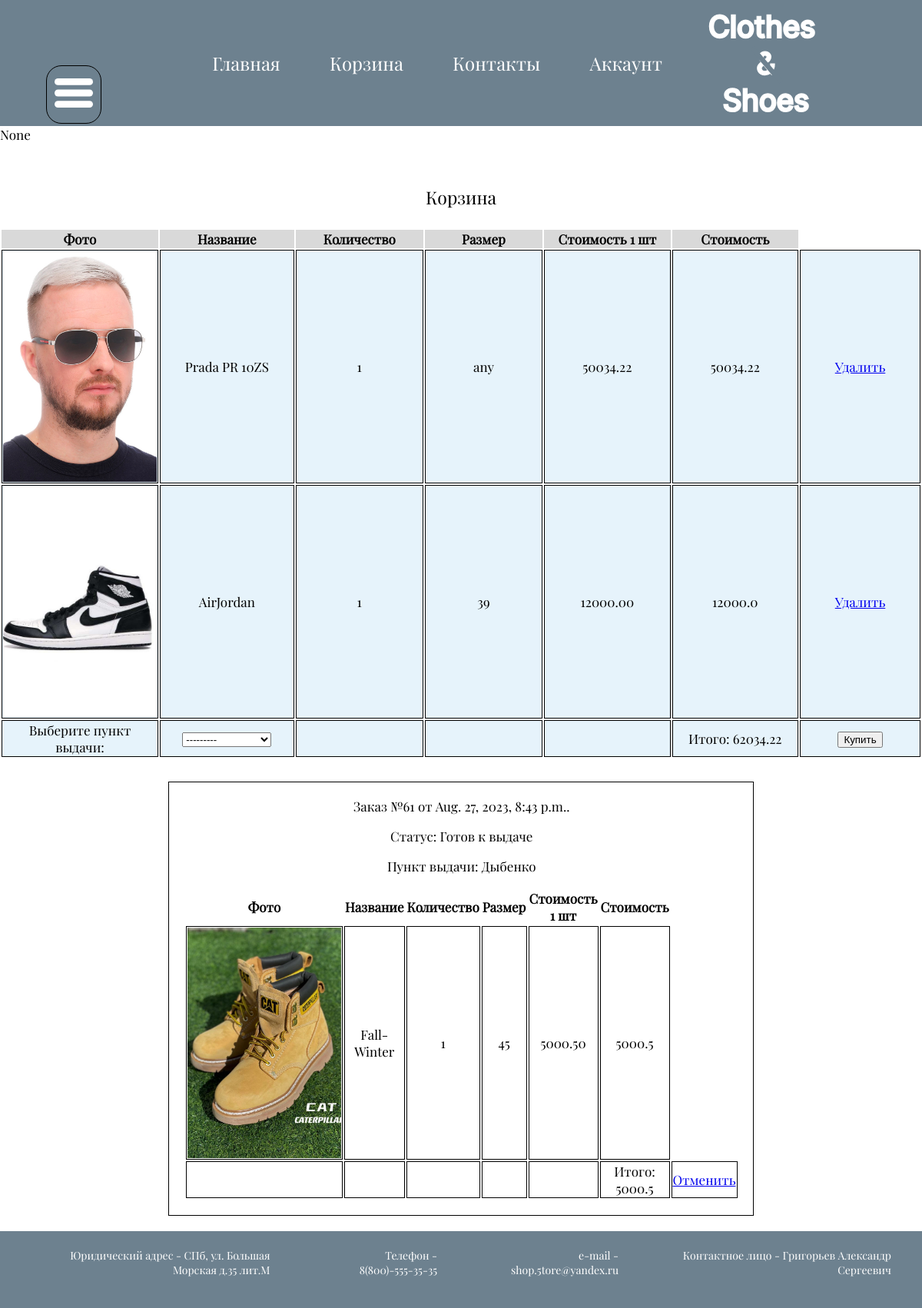
Page /product/basket/ (signed in) on the committed database.
### store/models.py (models this page shows, shortened)
class Product(models.Model):
    name = models.CharField(max_length=15)
    country = models.CharField(max_length=15)
    brand = models.ForeignKey(Brand, on_delete=models.SET_NULL, null=True)
    cost = models.DecimalField(decimal_places=2, max_digits=10)
    sex = models.CharField(max_length=15)
    sub_category = models.ForeignKey(SubCategory, on_delete=models.SET_NULL, null=True)

class ProductInOrder(models.Model):
    product = models.ForeignKey(Product, on_delete=models.CASCADE)
    order = models.ForeignKey(Order, on_delete=models.CASCADE)
    count = models.IntegerField(null=True)
    size = models.CharField(max_length=15)

class Order(models.Model):
    order_point = models.ForeignKey(OrderPoint, on_delete=models.CASCADE)
    user = models.ForeignKey(User, on_delete=models.CASCADE)
    date = models.DateTimeField(null=True)
    status = models.ForeignKey(OrderStatus, on_delete=models.CASCADE)
    is_actual = models.BooleanField()

class OrderStatus(models.Model):
    status = models.CharField(max_length=15)

class OrderPoint(models.Model):
    def __str__(self):
        return self.name
    name = models.CharField(max_length=15)

### store/views.py (the view)
# urls.py: path('product/basket/', views.basket, name='product/basket'),
def basket(request):
    user = request.user
    form = OrderPoints()
    if request.method == 'POST':
        order_point_id = request.POST.get('points')
        msg = buy_basket(user.id, order_point_id)
        basket = get_basket(user.id)
        prods = get_all_prods()
        result_sum = get_sum_cost(basket)
        orders = get_user_orders(user.id)
        return render(request, "basic/basket.html",
                      {'form': form, 'orders': orders, 'user': user, 'prods': prods, 'basket': basket,
                       'total': result_sum, 'msg': msg})
    else:
        basket = get_basket(user.id)
        prods = get_all_prods()
        result_sum = get_sum_cost(basket)
        orders = get_user_orders(user.id)
        msg = request.GET.get('msg')
        return render(request, "basic/basket.html",
                      {'form': form, 'orders': orders, 'user': user, 'prods': prods, 'basket': basket,
                       'total': result_sum, 'msg': msg})

### store/forms.py
class OrderPoints(forms.Form):
    points = forms.ModelChoiceField(queryset=OrderPoint.objects.all(), to_field_name="id")

### store/utils.py (called while the page is built)
def get_order_status(order_id):
    order = Order.objects.get(id=order_id)
    status = OrderStatus.objects.get(id=order.status_id).status
    return status

def get_basket(user_id):
    status = OrderStatus.objects.get_or_create(status='Формируется')[0]
    order = Order.objects.filter(is_actual=True, status_id=status.id, user_id=user_id)
    basket = []
    if order.exists():
        order_id = order[0].id
        pr_in_order = ProductInOrder.objects.filter(order_id=order_id)
        for prod in pr_in_order:
            product = Product.objects.get(id=prod.product_id)
            product_photo = get_product_photo(prod.product_id)
            result_cost = float(product.cost) * int(prod.count)
            result_cost = round(result_cost, 2)
            product_in_basket = [product.name, prod.count, prod.size, product_photo, product.cost, result_cost,
                                 order_id, prod.product_id]
            basket.append(product_in_basket)
    return basket

def get_sum_cost(list):
    res = 0
    for it in list:
        res += it[5]
    return res

def get_product_photo(prod_id):
    prod_photos = ProductPhoto.objects.filter(product_id=prod_id)
    prod_ph_l = []
    for photo in prod_photos:
        p_url = photo.photo.url
        prod_ph_l.append(p_url)
    return prod_ph_l

def get_all_prods():
    prods = Product.objects.all()
    result = []
    for prod in prods:
        try:
            brand = Brand.objects.get(id=prod.brand_id)
        except:
            brand = "None"
        result.append([get_product_photo(prod.id), prod.id, prod.name, brand, prod.cost])
    return result

### store/templates/basic/basket.html (shortened to what this page needs)
{% extends "base.html" %}
{% block content %}
{% if user.is_authenticated %}
<section class="basket_sec">
    {{msg}}
    <table class="basket_table">
        <caption>Корзина
      </caption>
      <thead>
        <tr>
            <th>Фото</th>
            <th>Название</th>
            <th>Количество</th>
            <th>Размер</th>
            <th>Стоимость 1 шт</th>
            <th>Стоимость</th>
        </tr>
      </thead>
        <tbody>
            {% for prod in basket %}
        <tr>
            <td>
                <div class="prod_img" style="background: url({{prod.3.0}})">
            </div>
            </td>
            <td>
                {{prod.0}}
            </td>
            <td>
                {{prod.1}}
            </td>
            <td>
                {{prod.2}}
            </td>
            <td>
                {{prod.4}}
            </td>
            <td>
                {{prod.5}}
            </td>
            <td>
                <a href="delete/?order={{prod.6}}&size={{prod.2}}&id={{prod.7}}">Удалить</a>
            </td>
        </tr>
        {% endfor %}
        <form method="post">
             <tr>
                <td>
                    Выберите пункт выдачи:
                </td>
                <td>
                    {{form.points}}
                </td>
                <td>
                </td>
                <td>
                </td>
                <td>
                </td>
                <td>
                    Итого: {{total}}
                </td>
                 <td>
                    <input type="submit" value="Купить" />
                 </td>
            </tr>
        </form>
        </tbody>
    </table>
{% endif %}
{% for order in orders %}
    <div class="order-div">
            <table class="orders">
        <caption>Заказ №{{order.0}} от {{order.1}}.
        <p>
            Статус: {{order.2}}
        </p>
        <p>
            Пункт выдачи: {{order.3}}
        </p></caption>
         <thead>
        <tr>
            <th>Фото</th>
            <th>Название</th>
            <th>Количество</th>
            <th>Размер</th>
            <th>Стоимость 1 шт</th>
            <th>Стоимость</th>
        </tr>
      </thead>
      {% for prod in order.4 %}
        <tr>
            <td>
                <div class="prod_img" style="background: url({{prod.3.0}})">
            </div>
            </td>
            <td>
                {{prod.0}}
            </td>
            <td>
                {{prod.1}}
            </td>
            <td>
                {{prod.2}}
            </td>
            <td>
                {{prod.4}}
            </td>
            <td>
                {{prod.5}}
            </td>
        </tr>
        {% endfor %}
        <tr>
                <td>
                </td>
                <td>
                </td>
                <td>
                </td>
                <td>
                </td>
                <td>
                </td>
                <td>
                    Итого: {{order.5}}
                </td>
             {% if order.6 %}
                 <td>
                 <a href="cansel/?order={{order.0}}">Отменить</a>
                 </td>
             {% endif %}
            </tr>
    </table>
    </div>
 {% endfor %}
</section>
{% endblock content %}

### store/templates/base.html (shortened to what this page needs)
<!doctype html>
<html lang="en">
<head>
    <link rel="stylesheet" href="/shop/static/css/mainStyle.css">
    <link rel="stylesheet" href="/shop/static/css/base.css">
    <link rel="stylesheet" href="/shop/static/css/basket.css">
    <link rel="stylesheet" href="/shop/static/css/bas.css">
    <link rel="stylesheet" href="/shop/static/css/filter.css">
    <link rel="stylesheet" href="/shop/static/css/product_page.css">
</head>
<body>
   <header>
        <div class="menu-block">
            <div class="menu">
                <div class="menu-icon closed">
                    <svg width="305" height="232" viewBox="0 0 305 232" fill="none" xmlns="http://www.w3.org/2000/svg">
                        <rect width="305" height="54" rx="27" fill="white"/>
                        <rect y="89" width="305" height="54" rx="27" fill="white"/>
                        <rect y="178" width="305" height="54" rx="27" fill="white"/>
                        </svg>
                </div>
            </div>
        </div>
        <ul>
            <li><a href="/">Главная</a></li>
                    {% if user.is_authenticated %}
                    <li><a href="/product/basket/">Корзина</a></li>
                    {% endif %}
            <li><a href="#">Контакты</a></li>
            {% if user.is_authenticated %}
            <li><a href="/me_info">Аккаунт</a></li>
            {% endif %}
        </ul>
    </header>
<main>
    {% block content%}{% endblock content %}
</main>
<footer>
        <div class="info-f">
            <div>
                Юридический адрес - СПб, ул. Большая Морская д.35 лит.М
            </div>
            <div>
                Телефон - 8(800)-555-35-35
            </div>
            <div>
                e-mail - shop.5tore@yandex.ru
            </div>
            <div>
                Контактное лицо - Григорьев Александр Сергеевич
            </div>
        </div>
</footer>
</body>
</html>

### store/static/css/mainStyle.css (style rules this page uses)
body { margin: 0; font-family: 'Regular'; font-size: 17px; }
.prod_img { height: 300px; width: 200px; background-size: cover !important; background-position: center !important; }

### store/static/css/base.css (style rules this page uses)
header { background-color:#6d818f; display: flex; justify-content: flex-end; align-items: center; width: auto; padding: 10px; font-family: 'Regular'; }
.menu-block { position: fixed; display: flex; flex-direction: row; z-index: 3; top: 5%; left: 5%; }
.menu-block svg { fill: #6d818f; height: 70px; }
.menu-icon { background: #6d818f; border-radius: 20px; border: 1px solid black; }
.menu svg { width: 50px; height: 50px; margin: 10px; }
header a { text-decoration: none; color:white; margin-right: 5vw; font-size: 24px; }
header li { list-style: none; display: inline; }
.logo-img { margin-right: 10%; width: 150px; }
.info-f { height: 100px; background: #6d818f; display: flex; flex-direction: row; justify-content:flex-end; align-items: end; }
.info-f div { margin: 40px; color: white; font-size:14px; text-align: end; }
main { min-height: 710px; }
footer { flex: 0 0 auto; }

### store/static/css/basket.css (style rules this page uses)
.basket_table { margin:auto; margin-top: 30px; margin-bottom: 30px; }
.basket_table caption { font-size: 23px; margin: 25px; }
.basket_table td { background: #E6F3FB; border: 1px solid black; width: 200px; text-align: center; }
.basket_table th { background: #D9D9D9; width: 200px; text-align: center; }
.order-div { padding: 20px; border: 1px solid black; width: 60%; align-content: center; margin:auto; margin-top: 20px; margin-bottom: 20px; }
.orders { margin:auto; }
.orders td { border: 1px solid black; text-align: center; }

### store/static/css/bas.css (style rules this page uses)
.orders { margin:auto; }
.orders td { border: 1px solid black; text-align: center; }

### rows in the picture
Product: name "Prada PR 10ZS", cost "50034.22"
ProductInOrder: size "any"
Product: name "AirJordan", cost "12000.00"
ProductInOrder: size "39"
Order: date "Aug. 27, 2023, 8:43 p.m."
OrderStatus: status "Готов к выдаче"
OrderPoint: name "Дыбенко"
Product: name "Fall-Winter", cost "5000.50"
ProductInOrder: size "45"

### other values in the picture
{{ msg }} "None"
{{ prod.1 }} "1" "1"
{{ prod.5 }} "50034.22" "12000.0"
{{ total }} "62034.22"
{{ order.0 }} "61"
{{ prod.1 }} "1"
{{ prod.5 }} "5000.5"
{{ order.5 }} "5000.5"
